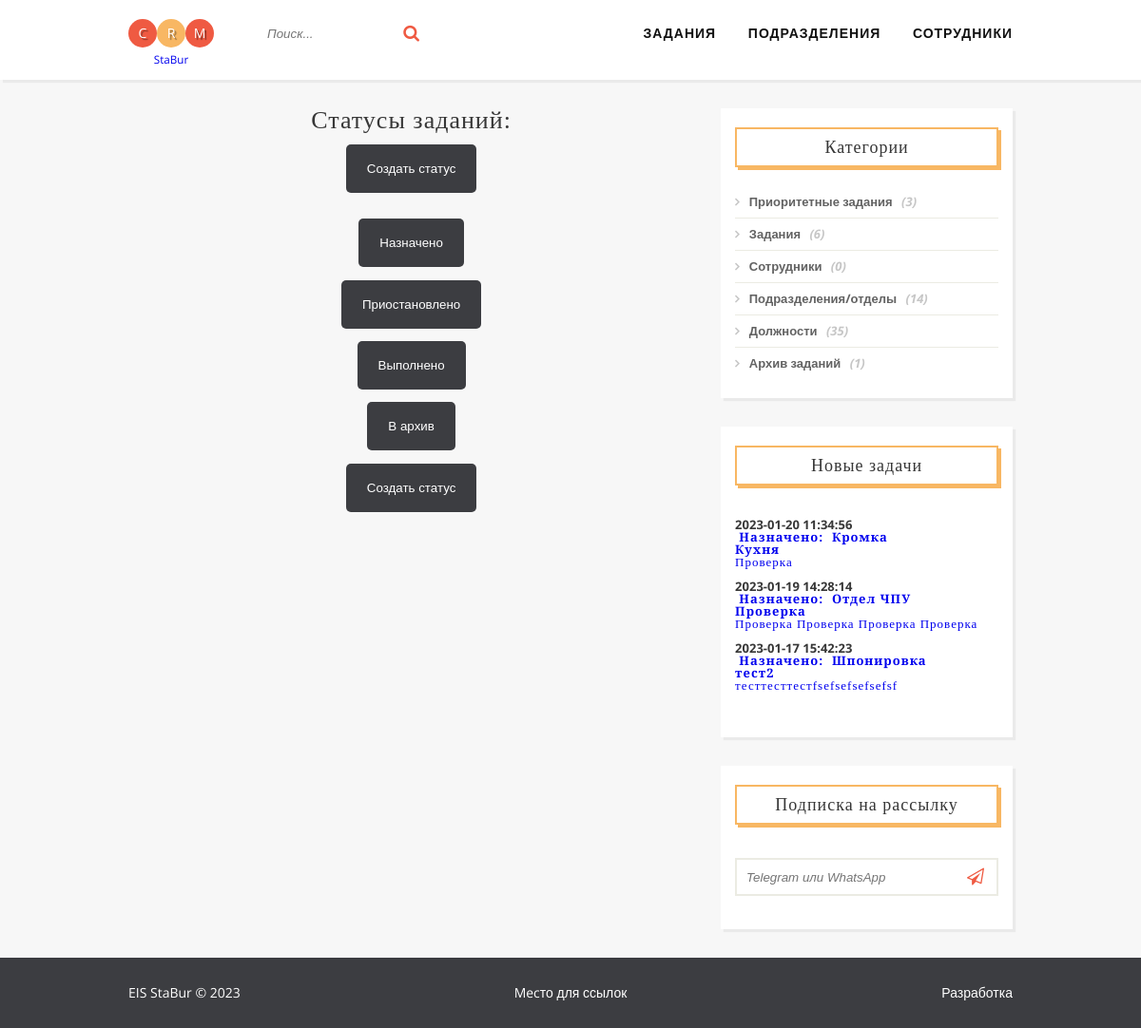
Page /statustasks.php on the committed database.
### tables this page shows
CREATE TABLE `status_tasks` (
  `id_st` int(2) UNSIGNED NOT NULL,
  `name_st` varchar(150) NOT NULL,
  `color_st` varchar(7) NOT NULL
);

CREATE TABLE `tasks` (
  `id_task` int(12) UNSIGNED NOT NULL,
  `name_task` varchar(250) NOT NULL,
  `priority_task` varchar(100) DEFAULT NULL,
  `status_task` int(2) UNSIGNED NOT NULL,
  `description_task` text NOT NULL,
  `department_task` int(4) UNSIGNED NOT NULL,
  `datetime_create_task` datetime NOT NULL,
  `datetime_out_task` datetime NOT NULL,
  `url_task` varchar(255) NOT NULL
);

CREATE TABLE `department` (
  `id_depart` int(4) UNSIGNED NOT NULL,
  `name_depart` varchar(250) NOT NULL,
  `description_depart` text NOT NULL,
  `code_depart` varchar(12) NOT NULL
);

### statustasks.php (the view, shortened to what this page needs)
<!DOCTYPE html>
<html>
<?php
include_once "./inc/connectBD.php";
include_once "./inc/header.php";
?>
  <div class="container">
  <div class="posts-list">
    <article class="post">
    <h2 class="post-title" align="center">Статусы заданий:</h2>
<?php
 $sql = "SELECT * FROM status_tasks";
 $result = $pdo_conn->query($sql);
 $redactID = intval(isset($_GET['redactID']) ? $_GET['redactID'] : null);
 $newStatusT = isset($_GET['statust']) ? $_GET['statust'] : null;
if($redactID){
  $redact = "SELECT * FROM status_tasks WHERE `id_st` = '$redactID'";
  $redact_position = $pdo_conn->query($redact);
  $row_redact = $redact_position->fetch(PDO::FETCH_ASSOC);
  $idStatusT = $row_redact["id_st"];
  $nameStatusT = $row_redact["name_st"];
  $colorStatusT = $row_redact["color_st"];
  if(isset($_POST['update']) == $idStatusT){
    include "./inc/edit_statust.php";
}
if(isset($_POST['close'])){
    header("Location: ./statustasks.php");
}
echo "<h1 align=\"center\">Редактирование статуса<br>$nameStatusT</h1>";
if(isset($_POST['delete']) || isset($_GET['delete']) == 'ok'){
    include "./inc/delete_statust.php";
}
echo "<center><table class=\"widget\" border=\"0\">
    <form method='post' id=\"subscribe\">
    <input type='hidden' name='id' value=\"$idStatusT\">";
    if(isset($_GET['status']) == 'ok'){
        echo "<tr><td><h1 align=\"center\" style=\"color: green\">Обновлено успешно!</h1></td></tr>";
    }
echo "<tr><td><div align=\"right\"><button class=\"delete\" type=\"submit\" name=\"delete\" value=\"ok\">Удалить</button></div></td></tr>";
echo "<tr><td><p><font color=\"red\">*</font>Наименование статуса:</p></td></tr>
    <tr><td><input class=\"rounded\" type='text' inputmode=\"text\" name='name' value='$nameStatusT' required></td></tr>
    <tr><td align=\"center\"><p>Выбирите цвет статуса<br>(по умолчанию черный):</p></td></tr>
    <tr><td align=\"center\">";
    if($colorStatusT){
        echo "<input type=\"color\" name=\"color\" value=\"$colorStatusT\" id=\"colorWell\">";
    } else {
        echo "<input type=\"color\" name=\"color\" value=\"\" id=\"colorWell\">";
    }
    echo "</td></tr>
    <tr><td>&nbsp;</td></tr>
    <tr><td align=\"center\"><button class=\"main\" type=\"submit\" name=\"update\" value=\"$idStatusT\">Сохранить</button>&nbsp;<button class=\"main\" type=\"submit\" name=\"close\">Отмена</button></td></tr>
    </form></table></center>";
$row_redact = null;
} elseif($newStatusT == 'new'){
  include "./inc/new_statust.php";
} else {
if ($result) {
  echo "<div align=\"center\"><form method=\"get\"><button class=\"main\" type=\"submit\" name=\"statust\" value=\"new\">Создать статус</button></div></form><br>
  <form method='get'><div align=\"center\">";
  while($row = $result->fetch(PDO::FETCH_ASSOC)) {
      echo "<button class=\"main\" title=\"Редактировать\" type=\"submit\" name=\"redactID\" value=\"" . $row["id_st"]. "\">" . $row["name_st"]. "</button><br>";
  }
  echo "</form></div>
  <div align=\"center\"><form method=\"get\"><button class=\"main\" type=\"submit\" name=\"statust\" value=\"new\">Создать статус</button></div></form><br>";
} else {
  echo "<div align=\"center\"><form method=\"get\"><button class=\"main\" type=\"submit\" name=\"statust\" value=\"new\">Создать статус</button></div></form><br>";
  echo "<h2 class=\"post-title\">Нет Статусов Заданий</h2>";
}
}
?>
  </div>
<? require_once "./inc/right_block.php"; ?>
<?
include_once "./inc/footer.php";
?>
</body>
</html>

### inc/right_block.php
<?php
$query=$pdo_conn->query("SELECT COUNT(*) as count FROM tasks WHERE status_task!='4'");
$query->setFetchMode(PDO::FETCH_ASSOC);
$row_tasks=$query->fetch();
$count_tasks=$row_tasks['count'];
$query=$pdo_conn->query("SELECT COUNT(*) as count FROM tasks WHERE priority_task='Yes'");
$query->setFetchMode(PDO::FETCH_ASSOC);
$row_tasks_prior=$query->fetch();
$count_tasks_prior=$row_tasks_prior['count'];
$query=$pdo_conn->query("SELECT COUNT(*) as count FROM tasks WHERE status_task='4'");
$query->setFetchMode(PDO::FETCH_ASSOC);
$row_tasks_arch=$query->fetch();
$count_tasks_arch=$row_tasks_arch['count'];
$query=$pdo_conn->query("SELECT COUNT(*) as count FROM worker");
$query->setFetchMode(PDO::FETCH_ASSOC);
$row_worker=$query->fetch();
$count_worker=$row_worker['count'];
$query=$pdo_conn->query("SELECT COUNT(*) as count FROM department");
$query->setFetchMode(PDO::FETCH_ASSOC);
$row_depart=$query->fetch();
$count_depart=$row_depart['count'];
$query=$pdo_conn->query("SELECT COUNT(*) as count FROM position_worker");
$query->setFetchMode(PDO::FETCH_ASSOC);
$row_position=$query->fetch();
$count_position=$row_position['count'];
$task_recent = $pdo_conn->query("SELECT * FROM tasks ORDER BY id_task DESC LIMIT 3");
?>
  <aside>
  <div class="widget">
    <h3 class="widget-title">Категории</h3>
    <ul class="widget-category-list">
      <li><a href="./tasks_priority.php">Приоритетные задания</a> (<?php echo "$count_tasks_prior"; ?>)</li>
      <li><a href="./tasks.php">Задания</a> (<?php echo "$count_tasks"; ?>)</li>
      <li><a href="./worker.php">Сотрудники</a> (<?php echo "$count_worker"; ?>)</li>
      <li><a href="./department.php">Подразделения/отделы</a> (<?php echo "$count_depart"; ?>)</li>
      <li><a href="./positions.php">Должности</a> (<?php echo "$count_position"; ?>)</li>
      <li><a href="./archive.php">Архив заданий</a> (<?php echo "$count_tasks_arch"; ?>)</li>
    </ul>
  </div>
  <div class="widget">
    <h3 class="widget-title">Новые задачи</h3>
    <ul class="widget-posts-list">
      <li>
      <? foreach ($task_recent as $row): ?>
        <div class="post-image-small"><?=$row['datetime_create_task']?></div>
        <h4 class="widget-post-title">&nbsp;<a href="tasks.php#<?=$row['id_task']?>"><b>Назначено:&nbsp;
          <?
          $view_dt = "SELECT * FROM department";
          $view_dt = $pdo_conn->query($view_dt);
          while($row_dt = $view_dt->fetch(PDO::FETCH_ASSOC))
          {
          if($row_dt['id_depart']==$row['department_task']) { echo $row_dt['name_depart']; }
          }
          ?>
          </b><br /><b><?=$row['name_task']?></b><br /><?=$row['description_task']?></a><br /><br /></h3>
      <? endforeach ?>
      </li>
    </ul>
  </div>
  <div class="widget">
    <h3 class="widget-title">Подписка на рассылку</h3>
    <form action="" method="post" id="subscribe">
      <input type="telegram" name="messager" placeholder="Telegram или WhatsApp" required>
      <button type="submit"><i class="fa fa-paper-plane-o"></i></button>
    </form>
  </div>
</aside>

### css/style.css (style rules this page uses)
*, *:after, *:before { box-sizing: border-box; padding: 0; margin: 0; transition: .5s ease-in-out; }
ul { list-style: none; }
a { text-decoration: none; outline: none; }
h1, h2, h3, h4, h5, h6 { font-family: 'Playfair Display'; font-weight: normal; letter-spacing: 1px; }
body { font-family: 'Open Sans', arial, sans-serif; font-size: 14px; line-height: 1; color: #373737; background: #f7f7f7; }
header:after, .container:after, footer:after, .widget-posts-list li:after, #subscribe:after { content: ""; display: table; clear: both; }
.container { margin: 0 auto; width: 100%; max-width: 960px; padding: 0 15px; }
.posts-list { margin-bottom: 30px; width: 64%; float: left; }
.post { margin-bottom: 35px; }
.post-title { margin-bottom: 12px; font-size: 26px; }
button.main { background: #3C3D41; color: #fff; padding: 18px 22px; margin-bottom: 1em; border: 1px transparent; border-radius: 5px; cursor:pointer; }
aside { width: 33%; float: right; }
.widget { padding: 20px 15px; background: white; font-size: 13px; font-weight: bold; margin-bottom: 30px; box-shadow: 3px 3px 1px rgba(0, 0, 0, .05); }
.widget-title { font-size: 18px; padding: 10px; margin-bottom: 20px; text-align: center; border: 2px solid #F8B763; box-shadow: 3px 3px 0 0 #F8B763; }
.widget-category-list li { border-bottom: 1px solid #EBEBE3; padding: 10px 0; color: #c6c6c6; font-style: italic; }
.widget-category-list li:last-child { border-bottom: none; }
.widget-category-list li a { color: #626262; margin-right: 6px; font-style: normal; }
.widget-category-list li a:before { content: "\f105"; display: inline-block; font-family: 'FontAwesome'; margin-right: 10px; color: #c6c6c6; }
.widget-posts-list li { border-top: 1px solid #EBEBE3; padding: 15px 0; }
.widget-posts-list li:nth-child(1) { border-top: none; }
.post-image-small { width: 50%; float: left; margin-right: 15px; }
.widget-post-title { float: left; }
#subscribe { position: relative; width: 100%; padding: 15px 0; }
#subscribe input { width: 100%; display: block; float: left; border: 2px solid #EBEBE3; padding: 0 0 0 10px; height: 40px; position: relative; outline: none; color: #9E9C9C; font-style: italic; }
#subscribe button { padding: 0 15px; background: transparent; height: 40px; border: none; position: absolute; right: 0; color: #EF5A42; cursor: pointer; font-size: 18px; }

### rows in the picture
status_tasks: $row["id_st"] 1 (drawn), name_st "Назначено"
status_tasks: $row["id_st"] 2 (drawn), name_st "Приостановлено"
status_tasks: $row["id_st"] 3 (drawn), name_st "Выполнено"
status_tasks: $row["id_st"] 4 (drawn), name_st "В архив"
tasks: datetime_create_task "2023-01-20 11:34:56", name_task "Кухня", description_task "Проверка"
department: name_depart "Кромка"
tasks: datetime_create_task "2023-01-19 14:28:14", name_task "Проверка", description_task "Проверка Проверка Проверка Проверка"
department: name_depart "Отдел ЧПУ"
tasks: datetime_create_task "2023-01-17 15:42:23", name_task "тест2", description_task "тесттесттестfsefsefsefsefsf"
department: name_depart "Шпонировка"

### other values in the picture
$count_tasks_prior "3"
$count_tasks "6"
$count_worker "0"
$count_depart "14"
$count_position "35"
$count_tasks_arch "1"
